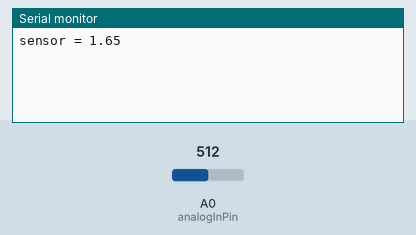
Simulated run of this sketch. Board: Arduino Uno, built with avr-gcc and run on an emulated ATmega328P. Shown: the last lines printed to the serial monitor. Inputs (shaded band) come from the test bench; at power-on: A0 (analogInPin) = 512.

Above: at 18.0 s.
18.1 s: A0 (analogInPin) set to 716
At 20.8 s:
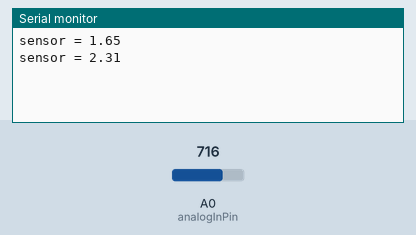
33.1 s: A0 (analogInPin) set to 900
At 40.7 s:
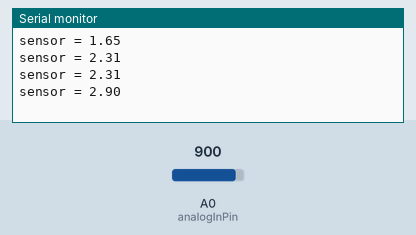
Timing chart, 0 to 42.2 s (numbered marks = the images above; inputs shaded):
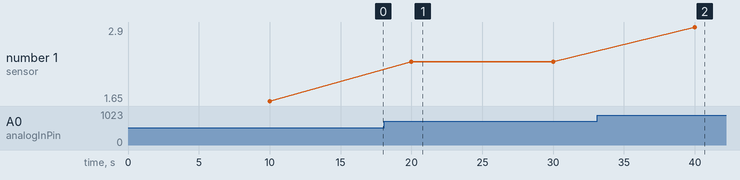

Measured:
- after the input at 18.1 s, the serial monitor: prints a new line after 1.9 s (image 1)
- after the input at 33.1 s, the serial monitor: prints a new line after 6.9 s (image 2)
- plotted number 1: 1.65 → 2.31 after the input at 18.1 s, 2.31 → 2.9 after the input at 33.1 s

The sketch:

Tarea2_P1.ino
```cpp
#include <timer.h>
#include <timerManager.h>

#include "timer.h"

// Create the timer instance
Timer timer;
const int analogInPin = A0;  // Analog input pin that the potentiometer is attached to

int sensorValue = 0;        // value read from the pot

void ADCCallback() {
  // read the analog in value:
  sensorValue = analogRead(analogInPin);

  // print the results to the Serial Monitor:
  Serial.print("sensor = ");
  Serial.println(sensorValue*3.3/1023);
}

void setup()
{
  // initialize serial communications at 9600 bps:
  Serial.begin(9600);

  // The timer will repeat every 10000 ms
  timer.setInterval(10000);

  // The function to be called
  timer.setCallback(ADCCallback);

  // Start the timer
  timer.start();
}

void loop()
{
  //Update the timer
  timer.update();
}
```

timer.h
```cpp
// (licence header left out)
#ifndef TIMER_H
#define TIMER_H

#include <inttypes.h>

#if defined(ARDUINO) && ARDUINO >= 100
#include "Arduino.h"
#else
#include "WProgram.h"
#endif

#ifndef NULL
#define NULL 0
#endif

class Timer {
public:
	Timer();

	~Timer();

	/*
		Starts the timer
	*/
	void start();

	/*
		Stops and resets the timer
	*/
	void stop();

	/*
		Pauses the timer. It can continue where it paused
		after calling start method
	*/
	void pause();

	/*
		Resets the timer elapsed time. If the timer is running, it will continue to do so
	*/
	void reset();

	/*
		Returns the elapsed time in milliseconds
	*/
	unsigned long getElapsedTime();

	/*
		Sets the interval time. The callback function will
		be called every "interval" ms. The repeat count
		will prevent the callback from being called after
		a number of repetetions (if it's > 0). WARNING: The
		timer will stop after that (if repeat count > 0)
	*/
	void setInterval(unsigned long interval, int repeat_count=-1);

	/*
		Sets the timeout time. The callback function will
		be called just once. WARNING: The timer will stop
		after that
	*/
	void setTimeout(unsigned long timeout);

	/*
		Removes the interval, so the timer can be used as a
		normal timer
	*/
	void clearInterval();

	/*
		Sets the callback function
	*/
	void setCallback(void (*function)(void)){
		this->function_callback = function;
	}

	/*
		Updates the timer. It must be called in a loop in order
		to make it work
	*/
	void update();

	bool isPaused();
	bool isStopped();
	bool isRunning();

protected:
	/*
		Calls the callback function
	*/
	virtual void call();

private:
	unsigned long initial_time;
	unsigned long current_time;

	bool is_running;
	bool is_paused;

	unsigned long interval;
	unsigned long last_interval_time;
	int repeat_count;
	int total_repeat_count;
	bool interval_is_setted;

	void (*function_callback)(void);
};

/*
	TimerForMethods - Class that inherits Timer class and
	overwrites it's call method to support methods as
	a callback
*/
template <class Obj>

class TimerForMethods: public Timer {
public:
	TimerForMethods(Obj *object, void (Obj::*callback)(void)) {
		this->object = object;
		this->method = callback;
	}

	virtual void call() {
		return (object->*method)();
	}

private:
	Obj *object;
	void (Obj::*method)(void);
};
#endif // TIMER_H
```

timerManager.h
```cpp
// (licence header left out)
#ifndef TIMERMANAGER_H
#define TIMERMANAGER_H

#if defined(ARDUINO) && ARDUINO >= 100
#include "Arduino.h"
#else
#include "WProgram.h"
#endif

#ifndef NULL
#define NULL 0
#endif

#include "timer.h"

class TimerManager {
  friend class Timer;

public:
  static TimerManager& instance();

  /**
     Updates all timers
   */
  void update();

  /*
		Starts all timers
	*/
	void start();

	/*
		Stops and resets all timers
	*/
	void stop();

	/*
		Pauses all timers
	*/
	void pause();

	/*
		Resets elapsed time of all timers. If any timer was running, it will continue to do so
	*/
	void reset();

private:
  TimerManager();
  TimerManager(TimerManager const &);
  void operator=(TimerManager const &);

  /**
     Adds a timer to the TimerManager
   */
  void add(Timer *timer);

  /**
     Removes a timer from the TimerManager
     @return True if the timer was removed, false otherwise
   */
  bool remove(Timer *timer);

  class TimerNode {
  public:
    TimerNode(Timer *timer) {
      next = NULL;
      value = timer;
    }
    TimerNode *next;
    Timer *value;
  };

  TimerNode *first;
  TimerNode *last;
};
#endif //TIMERMANAGER_H
```
